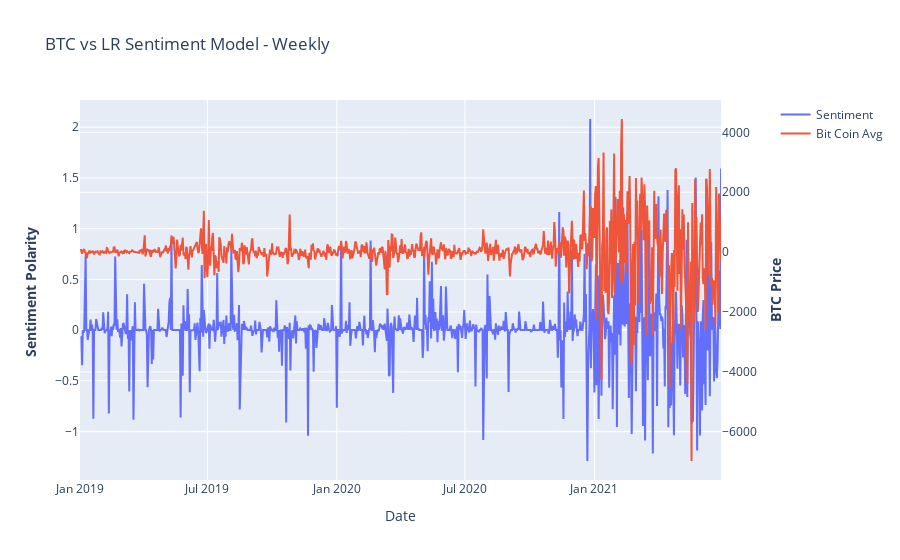

Notebook code for this chart:
### Code cell
dchunk='d'
a=top.resample(dchunk).sum()[['neg','pos','neut']]
btc_price=pd.read_csv(r"C:\Users\Ben\Desktop\Diplomatiki\CryptoSent\Datasets\other\coin_Bitcoin.csv")
btc_price.Date=pd.to_datetime(btc_price.Date)
btc_price=btc_price.set_index('Date')
btc_price['avg_price']=(btc_price.High+btc_price.Low)/2

btc_price_avg=btc_price.resample(dchunk).mean().loc['2019':'2021-06']['avg_price']

# Create figure with secondary y-axis
fig = make_subplots(specs=[[{"secondary_y": True}]])

# Add traces
fig.add_trace(
    go.Scatter(x=a.index, y=a.pos-a.neg, name="Sentiment"),
    secondary_y=False,
)


fig.add_trace(
    go.Scatter(x=btc_price_avg.index, y=btc_price_avg.diff(), name="Bit Coin Avg"),
    secondary_y=True,
)

# Add figure title
fig.update_layout(
    title_text="BTC vs LR Sentiment Model - Weekly"
)

# Set x-axis title
fig.update_xaxes(title_text="Date")

# Set y-axes titles
fig.update_yaxes(title_text="<b>Sentiment Polarity </b>", secondary_y=False)
fig.update_yaxes(title_text="<b>BTC Price</b>", secondary_y=True)

fig.show()

### Figure 1 — Plotly figure (JSON) as saved in the notebook; plotly's stock layout.template omitted (floating-point values rounded to 4 significant figures; data arrays with more than 128 entries replaced by an {"elided": "..."} marker saying what was removed)
{"data": [{"name": "Sentiment", "type": "scatter", "x": {"elided": "910 str values"}, "xaxis": "x", "y": {"elided": "910 float values"}, "yaxis": "y"}, {"name": "Bit Coin Avg", "type": "scatter", "x": {"elided": "912 str values"}, "xaxis": "x", "y": {"elided": "912 float values"}, "yaxis": "y2"}], "layout": {"title": {"text": "BTC vs LR Sentiment Model - Weekly"}, "xaxis": {"anchor": "y", "domain": [0, 0.94], "title": {"text": "Date"}}, "yaxis": {"anchor": "x", "domain": [0, 1], "title": {"text": "<b>Sentiment Polarity </b>"}}, "yaxis2": {"anchor": "x", "overlaying": "y", "side": "right", "title": {"text": "<b>BTC Price</b>"}}}}
